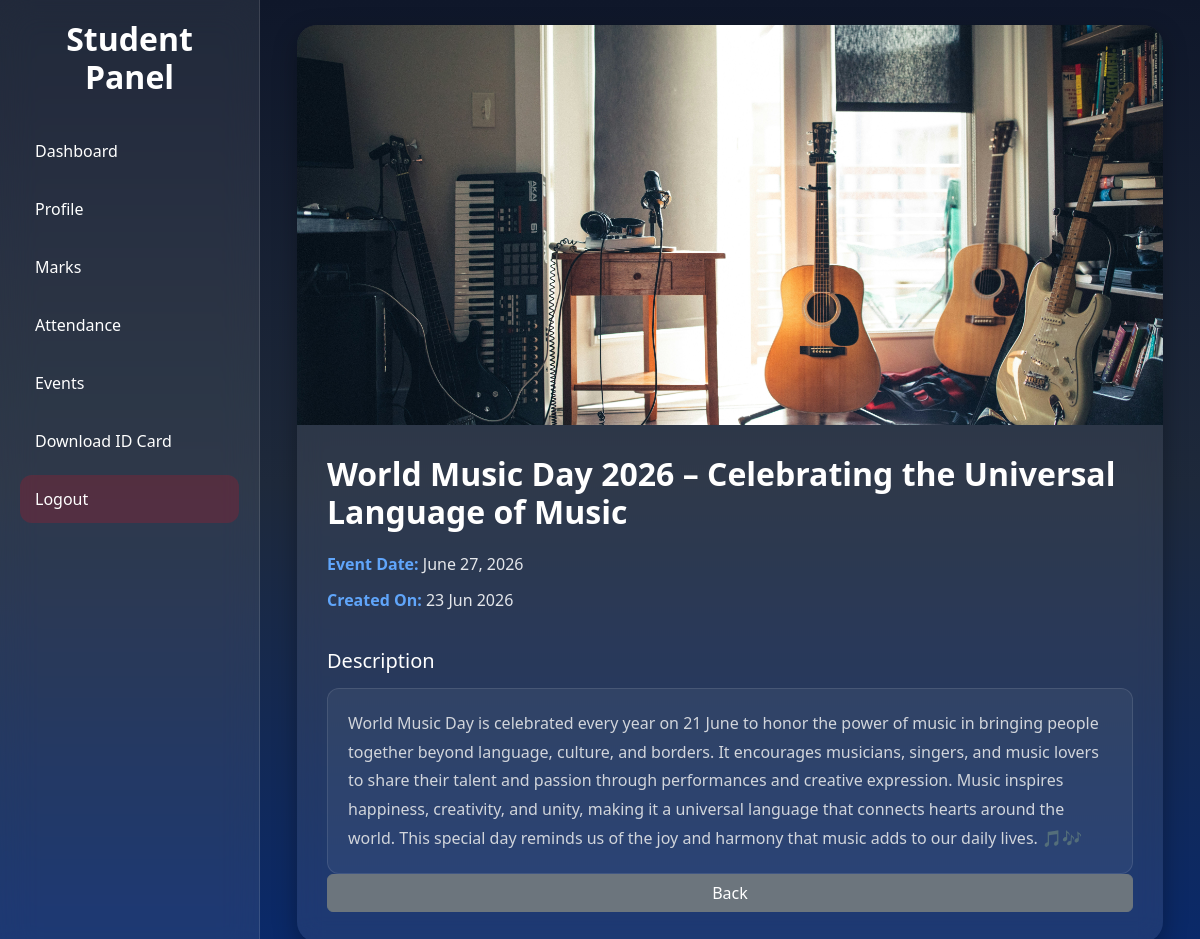
/student-event-detail/2/ (signed in), run on an earlier commit of the app's database.
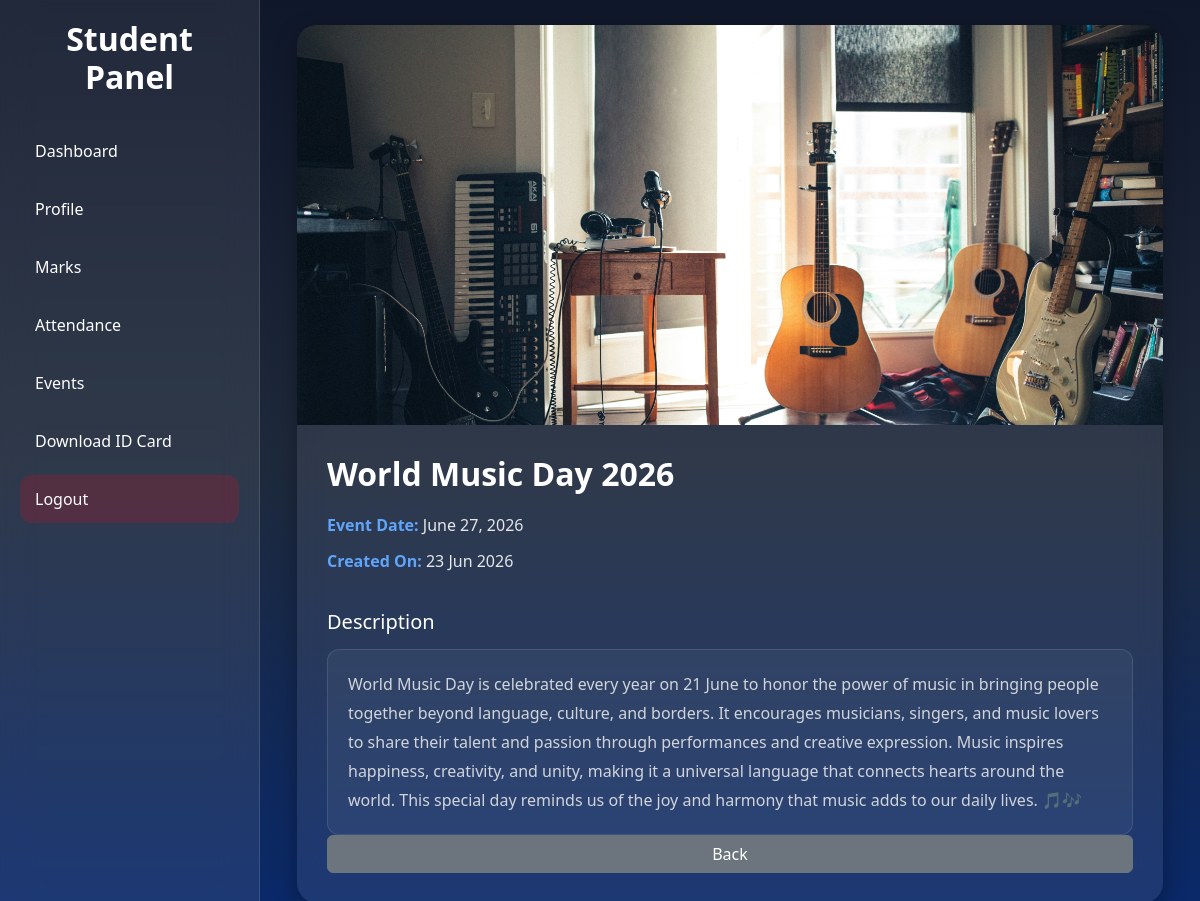
And on a later commit of the database.
### administration/models.py (models this page shows, shortened)
class Event(models.Model):
    title = models.CharField(max_length=100, default="School Event")
    description = models.TextField(default="No Description Available")
    event_image = models.ImageField(upload_to="events/", null=True, blank=True)
    event_date = models.DateField(default=date.today)
    created_at = models.DateTimeField(auto_now_add=True)

### administration/views.py (the view)
def student_event_detail(request, event_id):
    if not request.session.get("student_id"):
        messages.error(request, "Please login first")
        return redirect("user_login")
    event = get_object_or_404(
        Event,
        id=event_id,
    )
    return render(
        request,
        "student_event_detail.html",
        {"event": event},
    )

### administration/templates/student_event_detail.html (shortened to what this page needs)
{% extends 'student_dashboard.html' %}
{% block content %}
  <div class="main-content">
    <div class="container">
      <div class="detail-card">
        {% if event.event_image %}
          <img src="{{ event.event_image.url }}" alt="{{ event.title }}" class="detail-image" />
        {% else %}
          <div class="image-placeholder">No Image Available</div>
        {% endif %}
        <div class="detail-content">
          <h2 class="event-title">{{ event.title }}</h2>
          <div class="event-info">
            <span class="info-label">Event Date:</span>
            <span>{{ event.event_date }}</span>
          </div>
          <div class="event-info">
            <span class="info-label">Created On:</span>
            <span>{{ event.created_at|date:'d M Y' }}</span>
          </div>
          <h5 class="description-heading">Description</h5>
          <div class="description-box">{{ event.description }}</div>
          <a href="{% url 'student_view_events' %}" class="btn btn-secondary">Back</a>
        </div>
      </div>
    </div>
  </div>
{% endblock %}

What changed in the data, as far as the page shows it:
changed Event: title "World Music Day 2026 – Celebrating the Universal Language of Music" → "World Music Day 2026"
